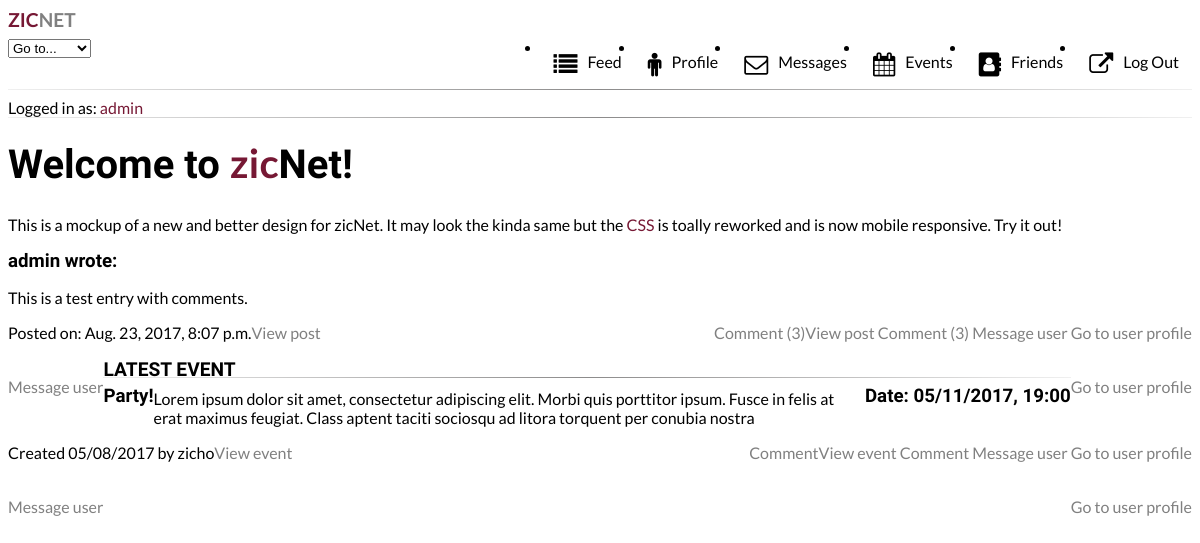
Before: / (signed in) with the older database file.
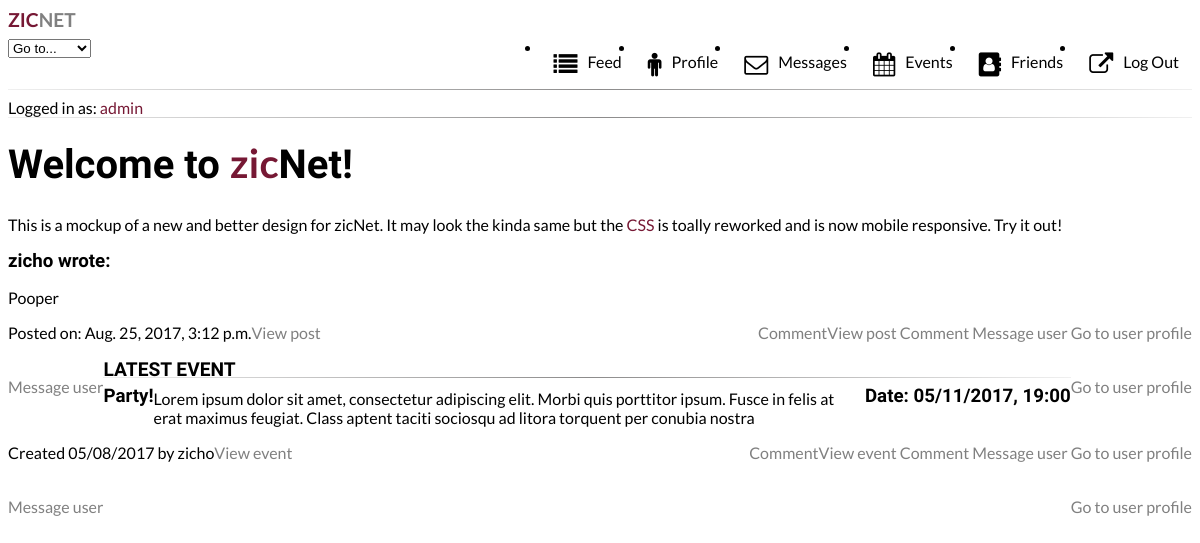
After: the same page with the newer database file.
### feed/models.py (models this page shows, shortened)
class Feed_entry(models.Model):
    body = models.TextField(max_length=20)
    author = models.ForeignKey(User)
    publish_date = models.DateTimeField(default = timezone.now)
    class Meta:
       ordering = ['-publish_date']
       verbose_name = "Feed Entry"
       verbose_name_plural = "Feed Entries"

### zicNet/views.py (the view)
# urls.py: url(r'^$', index),
@login_required(login_url='/login/')
def index(request):
    try:
        entry =  Feed_entry.objects.latest('publish_date')
        cmt_form = Feed_commentForm()
        return render(request, 'index.html', {'entry' : entry, 'cmt_form' : cmt_form})
    except:
        return render(request, 'index.html')

### users/context_processors.py (called while the page is built)
def unread_messages_check(request):
    if request.user.is_authenticated():
        unread_messages = private_message.objects.all().filter(recipient=request.user).filter(unread=True)
        js_unread_messages = json.dumps(len(unread_messages))
        return {'unread_messages': unread_messages, 'js_data' : js_unread_messages}
    else:
        return {'unread_messages': 0, 'js_data' : 0}

### templates/index.html (shortened to what this page needs)
{% extends "base.html" %}
{% load static %}
{% block content %}
          <div>
        <h1>Welcome to <span class="red">zic</span>Net!</h1>
        <p>This is a mockup of a new and better design for zicNet. It may look the kinda same but the <span class="red">CSS</span> is toally reworked and is now mobile responsive. Try it out!</p>
      </div>
      {% if entry %}
	        <div id="entry" style="clear: both">
        <h3><strong>{{ entry.author.username }} wrote:</strong></h3>
        <p>{{ entry.body }}</p>
        <span style="float: left; ">
               Posted on: {{ entry.publish_date }}</span>
        <div class="stamp">
        <span style="float: right;">
              <a href="/feed/{{ entry.id }}">View post</a>
              <a id="toggle" onclick="quick_comment_toggle(entry_{{ entry.id }});" style="cursor: pointer">Comment {% if entry.comments.count != 0 %}({{ entry.comments.count }}){% endif %}</a>
              <a href="default.asp">Message user</a>
              <a href="default.asp">Go to user profile</a>
        </span>
        </div>
              <div class="mobile_stamp">
      <div class="stamp_top">
        <span style="float: left;">
              <a href="/feed/{{ entry.id }}">View post</a></span>
          <span style="float: right;">
            <a id="toggle" onclick="quick_comment_toggle(entry_{{ entry.id }});" style="cursor: pointer">Comment {% if entry.comments.count != 0 %}({{ entry.comments.count }}){% endif %}</a>
         </div><br><br><br>
               <div class="stamp_bottom">
          <span style="float: left;">
            <a href="default.asp">Message user</a></span>
          <span style="float: right;">
              <a href="default.asp">Go to user profile</a>
      </span></div>
              </div>
      </div>
<hr>
{% endif %}
            <div id="event">
        <h2>Latest event</h2>
              <span style="float: left;">
              <h3 class="black"><strong>Party!</strong></h3>
              </span>
              <span style="float: right;">
              <h3><strong>
Date: 05/11/2017, 19:00</strong></h3>
              </span>
        <p>Lorem ipsum dolor sit amet, consectetur adipiscing elit. Morbi quis porttitor ipsum. Fusce in felis at erat maximus feugiat. Class aptent taciti sociosqu ad litora torquent per conubia nostra</p>
        <span style="float: left; ">
               Created 05/08/2017 by zicho</span>
        <div class="stamp">
        <span style="float: right;">
              <a href="default.asp">View event</a>
              <a href="default.asp">Comment</a>
              <a href="default.asp">Message user</a>
              <a href="default.asp">Go to user profile</a>
        </span>
              </div>
      <div class="mobile_stamp">
      <div class="stamp_top">
        <span style="float: left;">
              <a href="default.asp">View event</a></span>
          <span style="float: right;">
            <a href="default.asp">Comment</a></span>
         </div><br><br><br>
               <div class="stamp_bottom">
          <span style="float: left;">
            <a href="default.asp">Message user</a></span>
          <span style="float: right;">
              <a href="default.asp">Go to user profile</a>
      </span></div>
              </div>
      </div>
{% endblock %}

Changed rows visible on the page:
removed Feed_entry: author.username "admin", body "This is a test entry with comments.", publish_date "Aug. 23, 2017, 8:07 p.m.", comments.count "3"
added Feed_entry: author.username "zicho", body "Pooper", publish_date "Aug. 25, 2017, 3:12 p.m."
